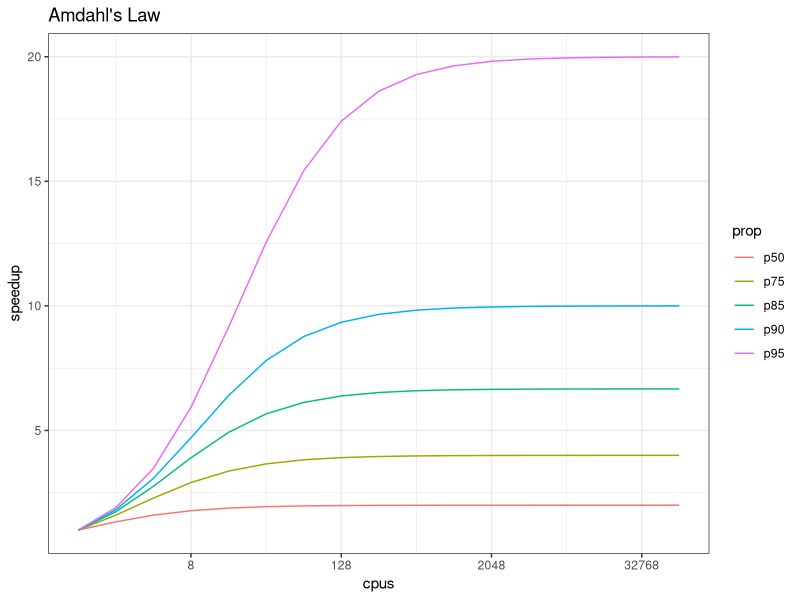

The R source for this figure: (Note: this script raises an error after producing the figure.)
## ---- chunk 1
knitr::opts_chunk$set(echo = TRUE)
## ---- chunk 2
library(ggplot2)
library(tidyr)
amdahl <- function(p, s) {
  return(1 / ( (1-p) + p/s  ))
}
doubles <- 2^(seq(0,16))
cpu_perf <- cbind(cpus = doubles, p50 = amdahl(.5, doubles))
cpu_perf <- cbind(cpu_perf, p75 = amdahl(.75, doubles))
cpu_perf <- cbind(cpu_perf, p85 = amdahl(.85, doubles))
cpu_perf <- cbind(cpu_perf, p90 = amdahl(.90, doubles))
cpu_perf <- cbind(cpu_perf, p95 = amdahl(.95, doubles))
#cpu_perf <- cbind(cpu_perf, p99 = amdahl(.99, doubles))
cpu_perf <- as.data.frame(cpu_perf)
cpu_perf <- cpu_perf %>% gather(prop, speedup, -cpus)
ggplot(cpu_perf, aes(cpus, speedup, color=prop)) + 
  geom_line() +
  scale_x_continuous(trans='log2') +
  theme_bw() +
  labs(title = "Amdahl's Law")
## ---- chunk 3
library(parallel)
library(MASS)

starts <- rep(100, 40)
fx <- function(nstart) kmeans(Boston, 4, nstart=nstart)
numCores <- detectCores()
numCores

system.time(
  results <- lapply(starts, fx)
)

system.time(
  results <- mclapply(starts, fx, mc.cores = numCores)
)
## ---- chunk 4
for (i in 1:3) {
  print(sqrt(i))
}
## ---- chunk 5
library(foreach)
foreach (i=1:3) %do% {
  sqrt(i)
}
## ---- chunk 6
library(foreach)
library(doParallel)
registerDoParallel(numCores)  # use multicore, set to the number of our cores
foreach (i=1:3) %dopar% {
  sqrt(i)
}

# To simplify output, foreach has the .combine parameter that can simplify return values

# Return a vector
foreach (i=1:3, .combine=c) %dopar% {
  sqrt(i)
}

# Return a data frame
foreach (i=1:3, .combine=rbind) %dopar% {
  sqrt(i)
}
## ---- chunk 7
# Let's use the iris data set to do a parallel bootstrap
# From the doParallel vignette, but slightly modified
x <- iris[which(iris[,5] != "setosa"), c(1,5)]
trials <- 10000
system.time({
  r <- foreach(icount(trials), .combine=rbind) %dopar% {
    ind <- sample(100, 100, replace=TRUE)
    result1 <- glm(x[ind,2]~x[ind,1], family=binomial(logit))
    coefficients(result1)
  }
})

# And compare that to what it takes to do the same analysis in serial
system.time({
  r <- foreach(icount(trials), .combine=rbind) %do% {
    ind <- sample(100, 100, replace=TRUE)
    result1 <- glm(x[ind,2]~x[ind,1], family=binomial(logit))
    coefficients(result1)
  }
})

# When you're done, clean up the cluster
stopImplicitCluster()
